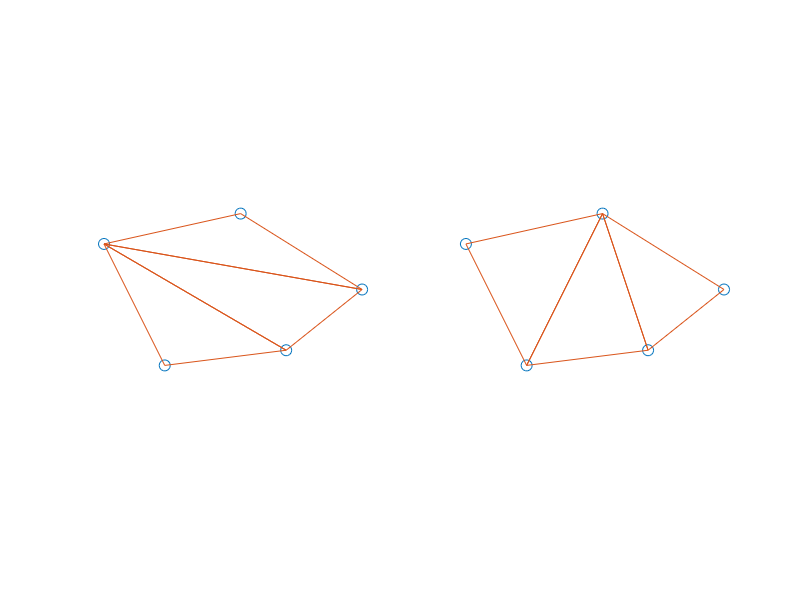

Here is the MATLAB script that generated this plot:
doprint = true;

%% Example of MaxMin Criterion
clf;
x = [.2 1 1.5 .7 -0.2 NaN];
y = [0 .1 0.5 1    .8 NaN];
subplot(1,2,1);
plot(x,y,'o','MarkerSize',8);
I = [1 2 5 1 6 2 3 5 2 6 3 4 5 3];
hold on; plot(x(I),y(I),'-'); hold off;
axis equal off;
subplot(1,2,2);
x = x(1:end-1); y = y(1:end-1);
plot(x,y,'o','MarkerSize',8);
t = delaunay(x,y);
hold on; triplot(t,x,y); hold off;
axis equal off;
if doprint
   print -deps2 tri-maxmin;
end

%{
Copyright 2009-2026 SINTEF Digital, Mathematics & Cybernetics.

This file is part of The MATLAB Reservoir Simulation Toolbox (MRST).

MRST is free software: you can redistribute it and/or modify
it under the terms of the GNU General Public License as published by
the Free Software Foundation, either version 3 of the License, or
(at your option) any later version.

MRST is distributed in the hope that it will be useful,
but WITHOUT ANY WARRANTY; without even the implied warranty of
MERCHANTABILITY or FITNESS FOR A PARTICULAR PURPOSE.  See the
GNU General Public License for more details.

You should have received a copy of the GNU General Public License
along with MRST.  If not, see <http://www.gnu.org/licenses/>.
%}
